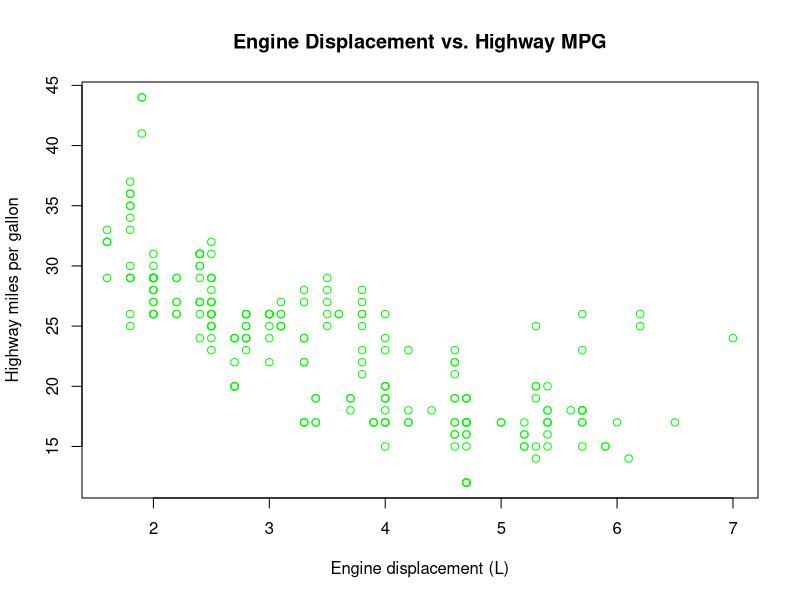
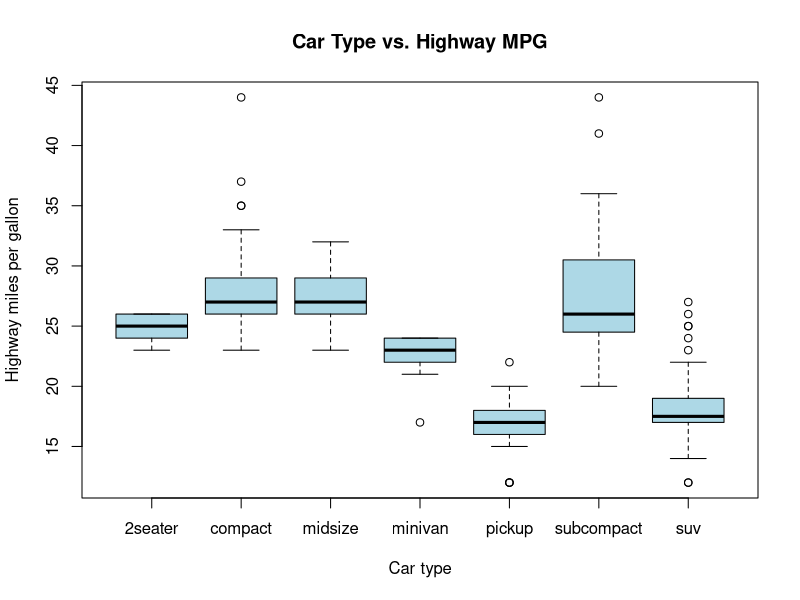
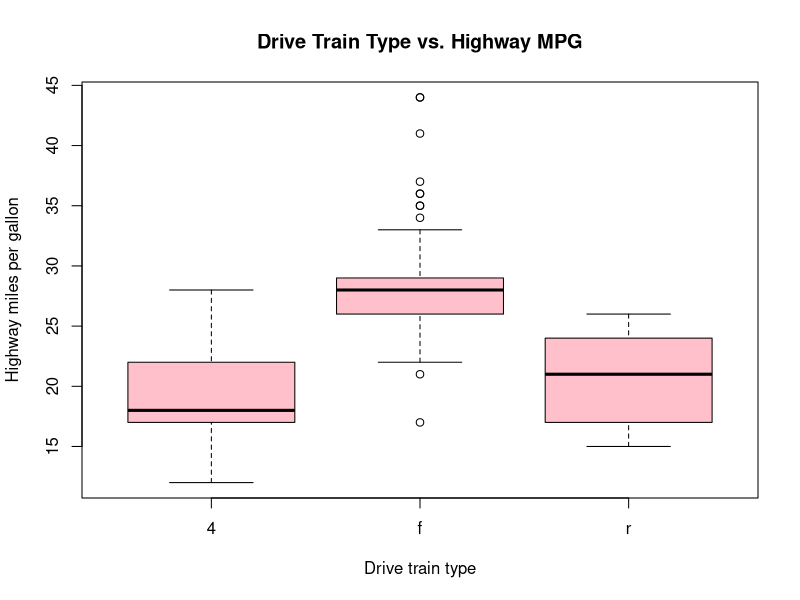
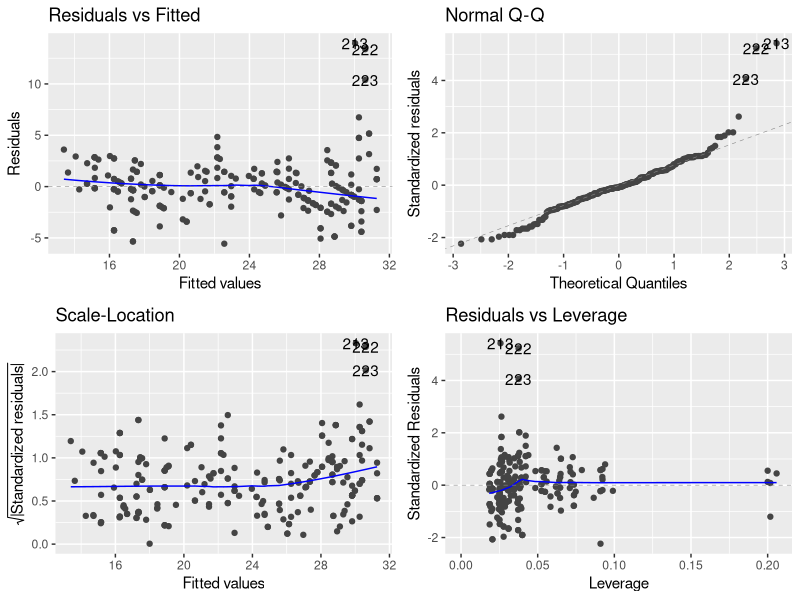
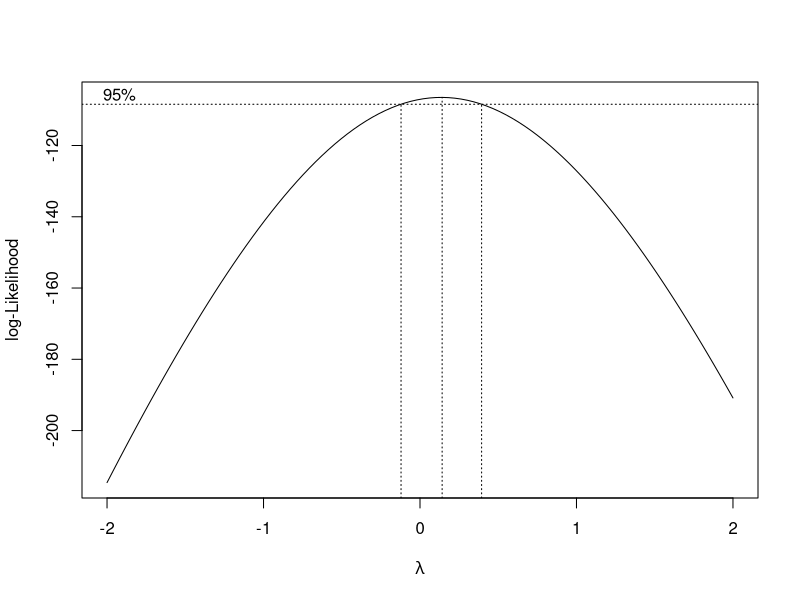
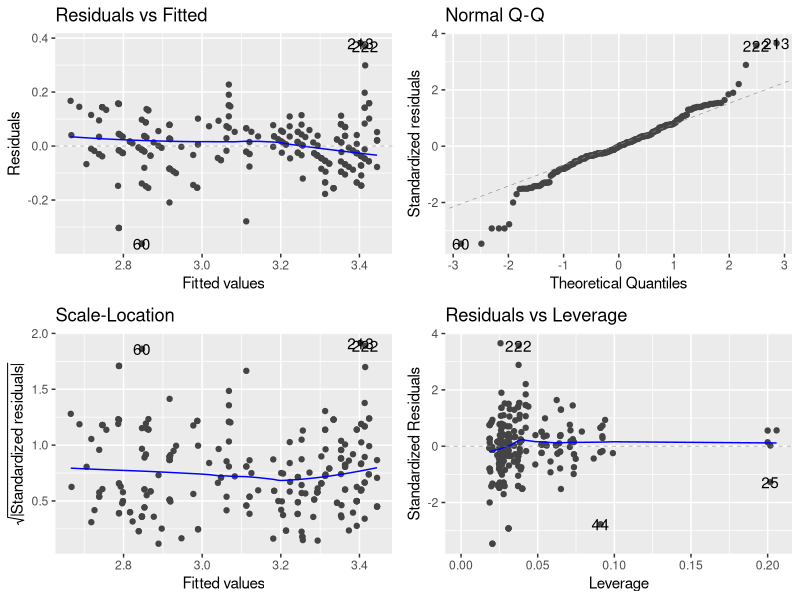
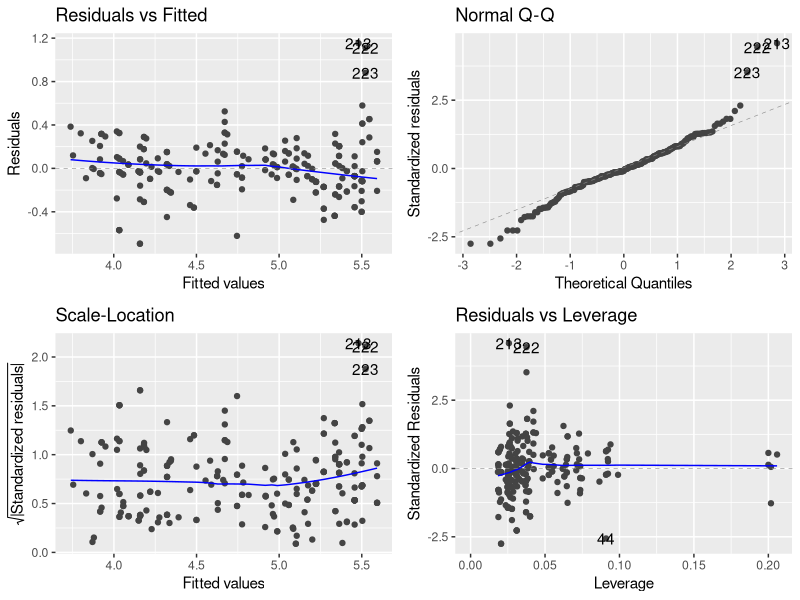
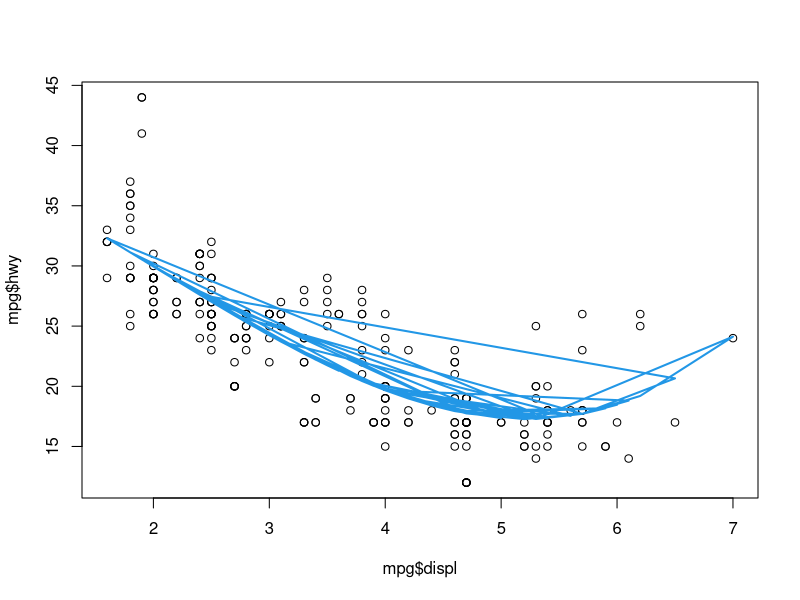

Source code (R) for these figures, in order:
## ---- chunk 1
data(mpg, package = "ggplot2")
??mpg
nrow(mpg)
head(mpg)
## ---- chunk 2
table(mpg$class)
## ---- chunk 3
table(mpg$drv)
## ---- chunk 4
plot(mpg$displ, mpg$hwy, main = "Engine Displacement vs. Highway MPG", xlab = "Engine displacement (L)", ylab = "Highway miles per gallon", col="green")
## ---- chunk 5
boxplot(hwy ~ class, data = mpg, main = "Car Type vs. Highway MPG", xlab = "Car type", ylab = "Highway miles per gallon", col = "light blue")
## ---- chunk 6
boxplot(hwy ~ drv, data = mpg, main = "Drive Train Type vs. Highway MPG", xlab = "Drive train type", ylab = "Highway miles per gallon", col = "pink")
## ---- chunk 7
hwy_lm <- lm(hwy ~ displ + drv + class, data = mpg)
summary(hwy_lm)
## ---- chunk 8
min(mpg$hwy)
max(mpg$hwy)
## ---- chunk 9
anova(hwy_lm)
## ---- chunk 10
library(ggfortify)

autoplot(hwy_lm)
## ---- chunk 11
bc <- MASS::boxcox(hwy_lm)
## ---- chunk 12
log_lm <- lm(log(hwy) ~ displ + drv + class, data = mpg)
summary(log_lm)
autoplot(log_lm)
## ---- chunk 13
sqrt_lm <- lm(sqrt(hwy) ~ displ + drv + class, data = mpg)
summary(sqrt_lm)
autoplot(sqrt_lm)
## ---- chunk 14
library(splines)
mpg_spline <- lm(hwy ~ bs(displ, 3), data = mpg)
summary(mpg_spline)
plot(mpg$displ, mpg$hwy)
lines(mpg$displ, predict(mpg_spline), col = 4, lwd = 2)
